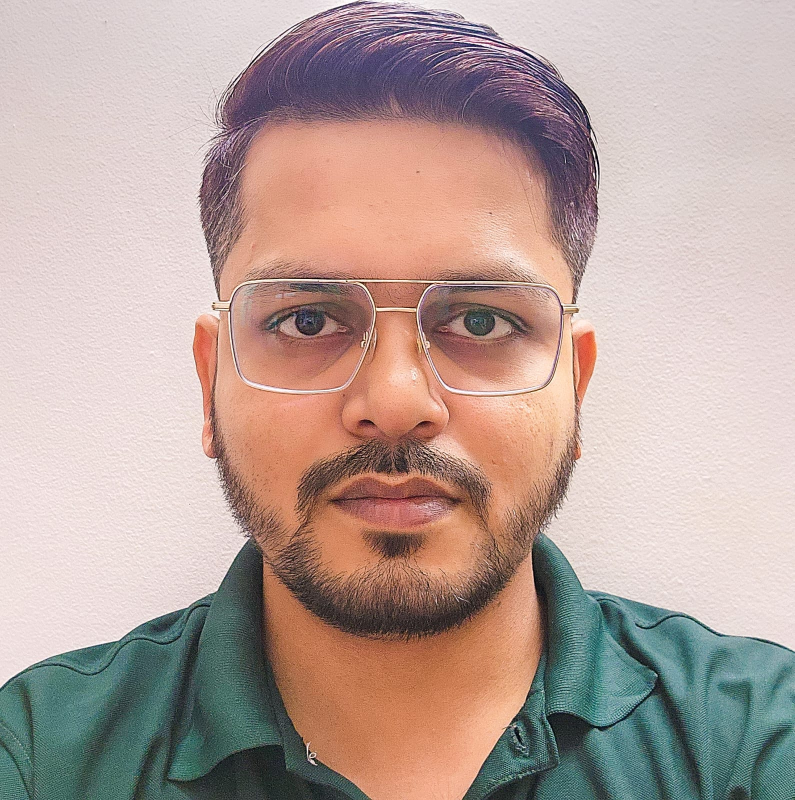
#> input picture data/faces/bibek_face.jpg, 1589 x 1600 px, found by its file name (shown at 1/2 size)
$ jupyter execute --allow-errors image_operations.ipynb
#> lines starting #> are read from the running program, lines starting #| are printed output that depends on the picture
[cell 1]
# https://github.com/DecoderX108/eKYC

import numpy as np
import cv2
import matplotlib.pyplot as plt

## **<font style="color:rgb(134,19,348)">Image Smoothing/ Blurring</font>**

### **<font style="color:rgb(120,120,50)">Mean Blur</font>**

It is the simplest case of smoothing operation. This operation takes the average of the pixels and replace the central pixel with this average.

[cell 2]
# Show the original image
# img =  cv2.imread("data\\01_raw_data\\bibek_face.jpg")
img = cv2.imread("data\\01_raw_data\\sample_image1.jpg")
#> (the rest of this cell did not finish here and is left out)

[cell 3]
# creating mean filter kernel
def meankernel(size):
    mk = np.ones((size, size), dtype = np.float32)/(size**2)
    return mk

#> (the rest of this cell did not finish here and is left out)

#> (a cell that did not finish here is left out)

### **<font style="color:rgb(120,120,50)">Gaussian Blur</font>**

It is a method of blurring the image through the use of Gaussian Function.

Imagine that this distribution is superimposed over a group of pixels in an image. It should be apparent looking at this graph, that if we took a weighted average of a pixel's values and the height of the curve at that point, the pixels in the center of the group would contribute most significantly to the resulting value.

[cell 5]
import numpy as np

def gaussian_kernel(sigma):
#> called with sigma = 0.8
    kernel_size = 3
    kernel = np.zeros((kernel_size, kernel_size))
    center = kernel_size // 2
    normalization_factor = 1 / (2 * np.pi * sigma**2)
    # print(center)

    for i in range(kernel_size):
        for j in range(kernel_size):
            # x and y represent the distance of the current pixel from
            # the center of the kernel in the horizontal and vertical directions, respectively.
            x = i - center
            y = j - center
            kernel[i, j] = normalization_factor*np.exp(-(x**2 + y**2) / (2 * sigma**2))

    # Normalize the kernel
    kernel /= np.sum(kernel)

    return kernel

# Example usage
sigma = 0.8
gaussian_kernel_3x3 = gaussian_kernel(sigma)
print("3x3 Gaussian Kernel:")
print(gaussian_kernel_3x3)

#> (a cell that did not finish here is left out)

## **<font style="color:rgb(134,19,348)">Histograms</font>**

You can consider histogram as a graph or plot, which gives you an overall idea about the intensity distribution of an image. It is a plot with pixel values(ranging from 0 to 255) in X-axis and corresponding number of pixels in the image on Y-axis.

[cell 7]
bgr_img = cv2.imread("data\\01_raw_data\\bibek_face.jpg")
#> bgr_img is the input picture: shape (1600, 1589, 3); mean B, G, R 155.2, 162.2, 183.1
img = cv2.cvtColor(bgr_img, cv2.COLOR_BGR2RGB)
plt.figure()
plt.imshow(img)
plt.title("Original Image")
plt.axis("off")
plt.show()

[cell 8]
img.shape
#> Out = (1600, 1589, 3)

[cell 9]
1600*1589*3

[cell 10]
# shape after flattening the image
img.ravel().shape
#> Out = (7627200,)

[cell 11]
# Histograms
plt.hist(img.ravel(), bins =  256, range=[0, 255])
plt.show()
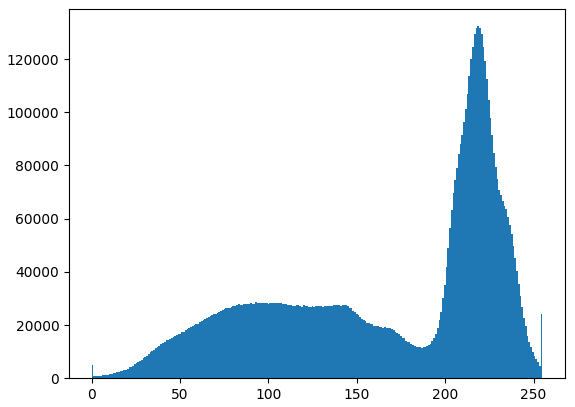
#> figure drawn by matplotlib, 1 panel; tallest bar 132365 high, from x = 218.1 to 219.1

[cell 12]
colors = ('b', 'g', 'r')

bgr_img_ravel = [bgr_img[:, :, 0].ravel(), bgr_img[:, :, 1].ravel(), bgr_img[:,:, 2].ravel()]

[cell 13]
bgr_img_ravel

[cell 14]
plt.hist(bgr_img_ravel, color=colors, label=colors)
plt.legend()
plt.show()
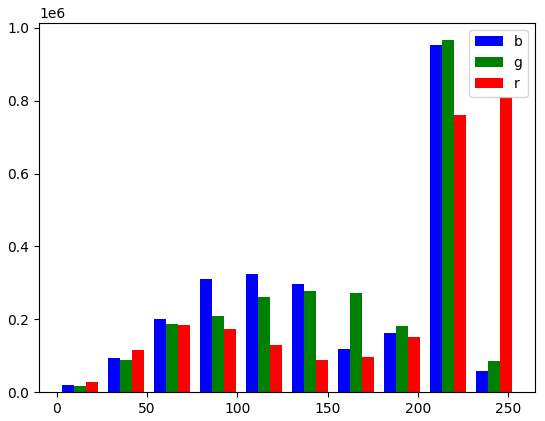
#> figure drawn by matplotlib, 1 panel; tallest bar 954086 high, from x = 206.5 to 213.3; tallest bar 966047 high, from x = 213.3 to 220.2; tallest bar 811235 high, from x = 245.7 to 252.5

[cell 15]
plt.figure(figsize=(16, 9))

for i, color in enumerate(colors):
    histogram = cv2.calcHist([bgr_img], [i], None, [256], [0, 256])
    plt.plot(histogram, color = color)

plt.show()
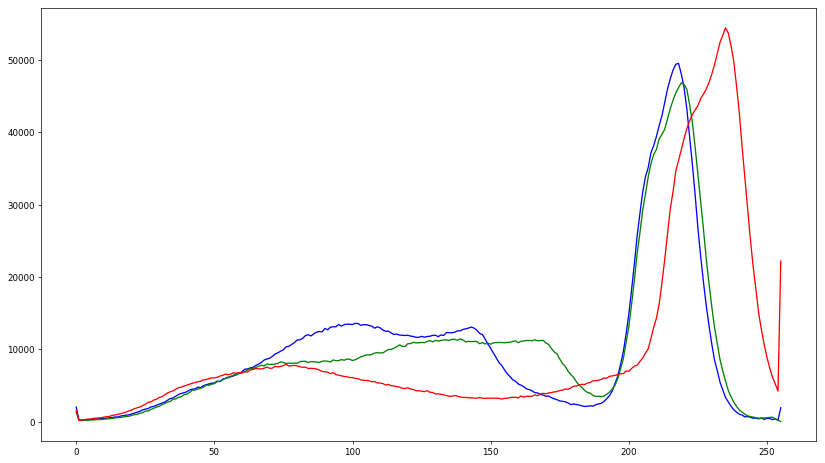
#> figure drawn by matplotlib, 1 panel; curve peaks at x = 218, y = 49488; curve peaks at x = 219, y = 46804; curve peaks at x = 235, y = 54414

$ run again, with data/faces/bibek_face2.jpg copied over data/faces/bibek_face.jpg
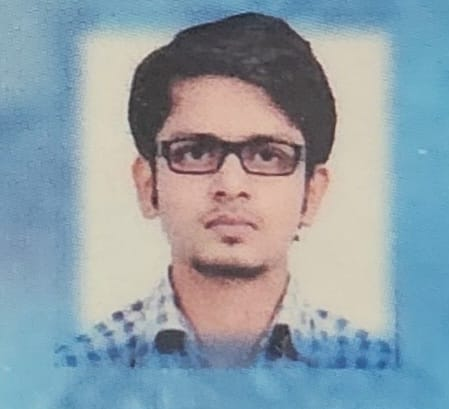
#> input picture data/faces/bibek_face2.jpg, 449 x 409 px, found by its file name
#> bgr_img is the input picture: shape (409, 449, 3); mean B, G, R 166.9, 158.2, 143.4
#> `plt.show()`:
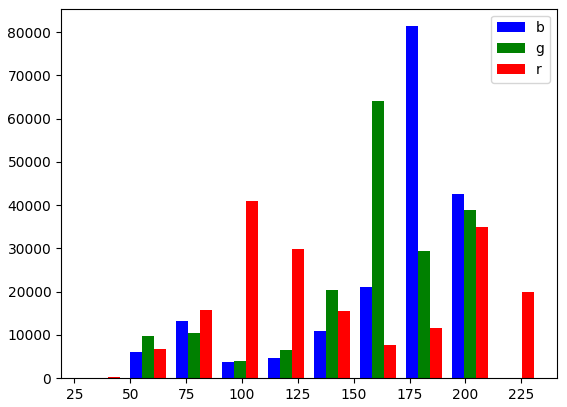
#> figure drawn by matplotlib, 1 panel; tallest bar 81351 high, from x = 173.3 to 178.8; tallest bar 64105 high, from x = 158.2 to 163.6; tallest bar 40881 high, from x = 101.8 to 107.3
#> `plt.show()`:
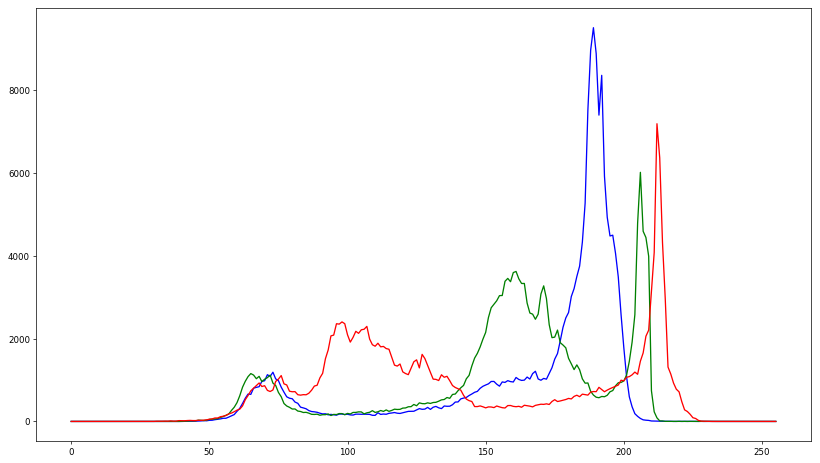
#> figure drawn by matplotlib, 1 panel; curve peaks at x = 189, y = 9511; curve peaks at x = 206, y = 6017; curve peaks at x = 212, y = 7191
